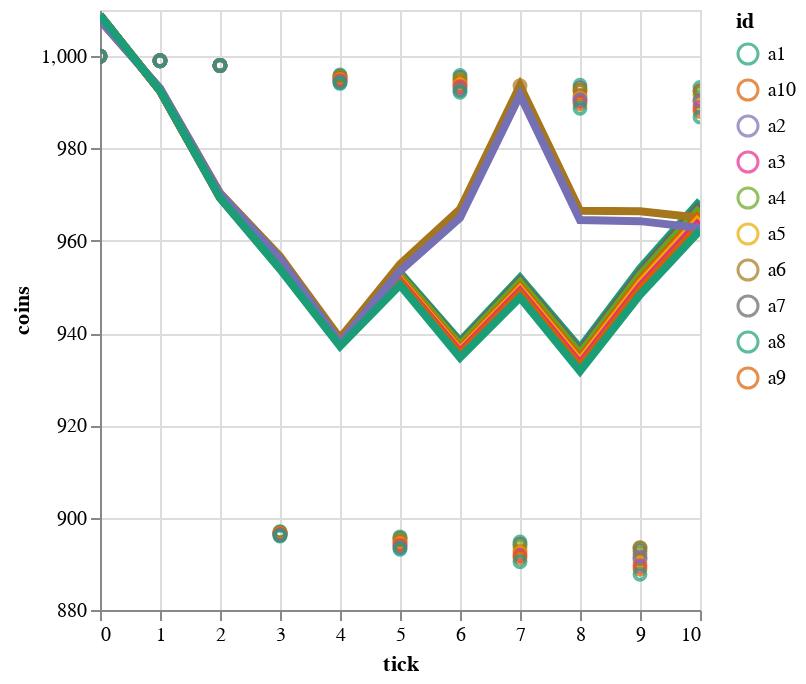

Notebook code cell kept with this figure:
### Code cell
analysis.plot_agents(agents)

### Figure 1 — Vega-Lite specification as saved in the notebook (floating-point values rounded to 4 significant figures)
{"config": {"view": {"continuousWidth": 300, "continuousHeight": 300}}, "layer": [{"mark": {"type": "point"}, "encoding": {"color": {"field": "id", "scale": {"scheme": "dark2"}, "type": "ordinal"}, "x": {"field": "tick", "type": "quantitative"}, "y": {"field": "coins", "scale": {"zero": false}, "type": "quantitative"}}, "name": "view_1"}, {"mark": {"type": "line", "size": 4}, "encoding": {"color": {"field": "id", "scale": {"scheme": "dark2"}, "type": "ordinal"}, "x": {"field": "tick", "type": "quantitative"}, "y": {"field": "coins", "scale": {"zero": false}, "type": "quantitative"}}, "transform": [{"loess": "coins", "on": "tick", "bandwidth": 0.5, "groupby": ["id"]}]}], "data": {"name": "data-b09f7e0bc8ae0c4c2b920e7ff1603aed"}, "params": [{"name": "param_1", "select": {"type": "interval", "encodings": ["x", "y"]}, "bind": "scales", "views": ["view_1"]}], "$schema": "https://vega.github.io/schema/vega-lite/v5.8.0.json", "datasets": {"data-b09f7e0bc8ae0c4c2b920e7ff1603aed": [{"behavior": "Exhaustive", "cargo": null, "coins": 1000.0, "id": "a8", "pos": "la", "tick": 0}, {"behavior": "Exhaustive", "cargo": null, "coins": 1000.0, "id": "a7", "pos": "la", "tick": 0}, {"behavior": "Exhaustive", "cargo": null, "coins": 1000.0, "id": "a4", "pos": "la", "tick": 0}, {"behavior": "Exhaustive", "cargo": null, "coins": 1000.0, "id": "a6", "pos": "la", "tick": 0}, {"behavior": "Exhaustive", "cargo": null, "coins": 1000.0, "id": "a9", "pos": "la", "tick": 0}, {"behavior": "Exhaustive", "cargo": null, "coins": 1000.0, "id": "a5", "pos": "la", "tick": 0}, {"behavior": "Exhaustive", "cargo": null, "coins": 1000.0, "id": "a3", "pos": "la", "tick": 0}, {"behavior": "Exhaustive", "cargo": null, "coins": 1000.0, "id": "a10", "pos": "la", "tick": 0}, {"behavior": "Exhaustive", "cargo": null, "coins": 1000.0, "id": "a2", "pos": "la", "tick": 0}, {"behavior": "Exhaustive", "cargo": null, "coins": 1000.0, "id": "a1", "pos": "la", "tick": 0}, {"behavior": "Exhaustive", "cargo": null, "coins": 999.0, "id": "a8", "pos": "m1", "tick": 1}, {"behavior": "Exhaustive", "cargo": null, "coins": 999.0, "id": "a7", "pos": "m1", "tick": 1}, {"behavior": "Exhaustive", "cargo": null, "coins": 999.0, "id": "a4", "pos": "m1", "tick": 1}, {"behavior": "Exhaustive", "cargo": null, "coins": 999.0, "id": "a6", "pos": "m1", "tick": 1}, {"behavior": "Exhaustive", "cargo": null, "coins": 999.0, "id": "a9", "pos": "m1", "tick": 1}, {"behavior": "Exhaustive", "cargo": null, "coins": 999.0, "id": "a5", "pos": "m1", "tick": 1}, {"behavior": "Exhaustive", "cargo": null, "coins": 999.0, "id": "a3", "pos": "m1", "tick": 1}, {"behavior": "Exhaustive", "cargo": null, "coins": 999.0, "id": "a10", "pos": "m1", "tick": 1}, {"behavior": "Exhaustive", "cargo": null, "coins": 999.0, "id": "a2", "pos": "m1", "tick": 1}, {"behavior": "Exhaustive", "cargo": null, "coins": 999.0, "id": "a1", "pos": "m1", "tick": 1}, {"behavior": "Exhaustive", "cargo": null, "coins": 998.0, "id": "a8", "pos": "m2", "tick": 2}, {"behavior": "Exhaustive", "cargo": null, "coins": 998.0, "id": "a7", "pos": "m2", "tick": 2}, {"behavior": "Exhaustive", "cargo": null, "coins": 998.0, "id": "a4", "pos": "m2", "tick": 2}, {"behavior": "Exhaustive", "cargo": null, "coins": 998.0, "id": "a6", "pos": "m2", "tick": 2}, {"behavior": "Exhaustive", "cargo": null, "coins": 998.0, "id": "a9", "pos": "m2", "tick": 2}, {"behavior": "Exhaustive", "cargo": null, "coins": 998.0, "id": "a5", "pos": "m2", "tick": 2}, {"behavior": "Exhaustive", "cargo": null, "coins": 998.0, "id": "a3", "pos": "m2", "tick": 2}, {"behavior": "Exhaustive", "cargo": null, "coins": 998.0, "id": "a10", "pos": "m2", "tick": 2}, {"behavior": "Exhaustive", "cargo": null, "coins": 998.0, "id": "a2", "pos": "m2", "tick": 2}, {"behavior": "Exhaustive", "cargo": null, "coins": 998.0, "id": "a1", "pos": "m2", "tick": 2}, {"behavior": "Exhaustive", "cargo": "Wheat", "coins": 896.9, "id": "a8", "pos": "m3", "tick": 3}, {"behavior": "Exhaustive", "cargo": "Wheat", "coins": 896.8, "id": "a7", "pos": "m3", "tick": 3}, {"behavior": "Exhaustive", "cargo": "Wheat", "coins": 896.7, "id": "a4", "pos": "m3", "tick": 3}, {"behavior": "Exhaustive", "cargo": "Wheat", "coins": 896.6, "id": "a6", "pos": "m3", "tick": 3}, {"behavior": "Exhaustive", "cargo": "Wheat", "coins": 896.5, "id": "a9", "pos": "m3", "tick": 3}, {"behavior": "Exhaustive", "cargo": "Wheat", "coins": 896.4, "id": "a5", "pos": "m3", "tick": 3}, {"behavior": "Exhaustive", "cargo": "Wheat", "coins": 896.3, "id": "a3", "pos": "m3", "tick": 3}, {"behavior": "Exhaustive", "cargo": "Wheat", "coins": 896.2, "id": "a10", "pos": "m3", "tick": 3}, {"behavior": "Exhaustive", "cargo": "Wheat", "coins": 896.1, "id": "a2", "pos": "m3", "tick": 3}, {"behavior": "Exhaustive", "cargo": "Wheat", "coins": 896.0, "id": "a1", "pos": "m3", "tick": 3}, {"behavior": "Exhaustive", "cargo": null, "coins": 995.9, "id": "a8", "pos": "m3", "tick": 4}, {"behavior": "Exhaustive", "cargo": null, "coins": 995.7, "id": "a7", "pos": "m3", "tick": 4}, {"behavior": "Exhaustive", "cargo": null, "coins": 995.5, "id": "a4", "pos": "m3", "tick": 4}, {"behavior": "Exhaustive", "cargo": null, "coins": 995.3, "id": "a6", "pos": "m3", "tick": 4}, {"behavior": "Exhaustive", "cargo": null, "coins": 995.1, "id": "a9", "pos": "m3", "tick": 4}, {"behavior": "Exhaustive", "cargo": null, "coins": 994.9, "id": "a5", "pos": "m3", "tick": 4}, {"behavior": "Exhaustive", "cargo": null, "coins": 994.7, "id": "a3", "pos": "m3", "tick": 4}, {"behavior": "Exhaustive", "cargo": null, "coins": 994.5, "id": "a10", "pos": "m3", "tick": 4}, {"behavior": "Exhaustive", "cargo": null, "coins": 994.3, "id": "a2", "pos": "m3", "tick": 4}, {"behavior": "Exhaustive", "cargo": null, "coins": 994.1, "id": "a1", "pos": "m3", "tick": 4}, {"behavior": "Exhaustive", "cargo": "Wheat", "coins": 895.8, "id": "a8", "pos": "m2", "tick": 5}, {"behavior": "Exhaustive", "cargo": "Wheat", "coins": 895.5, "id": "a7", "pos": "m2", "tick": 5}, {"behavior": "Exhaustive", "cargo": "Wheat", "coins": 895.2, "id": "a4", "pos": "m2", "tick": 5}, {"behavior": "Exhaustive", "cargo": "Wheat", "coins": 894.9, "id": "a6", "pos": "m2", "tick": 5}, {"behavior": "Exhaustive", "cargo": "Wheat", "coins": 894.6, "id": "a9", "pos": "m2", "tick": 5}, {"behavior": "Exhaustive", "cargo": "Wheat", "coins": 894.3, "id": "a5", "pos": "m2", "tick": 5}, {"behavior": "Exhaustive", "cargo": "Wheat", "coins": 894.0, "id": "a3", "pos": "m2", "tick": 5}, {"behavior": "Exhaustive", "cargo": "Wheat", "coins": 893.7, "id": "a10", "pos": "m2", "tick": 5}, {"behavior": "Exhaustive", "cargo": "Wheat", "coins": 893.4, "id": "a2", "pos": "m2", "tick": 5}, {"behavior": "Exhaustive", "cargo": "Wheat", "coins": 893.1, "id": "a1", "pos": "m2", "tick": 5}, {"behavior": "Exhaustive", "cargo": null, "coins": 995.8, "id": "a8", "pos": "m2", "tick": 6}, {"behavior": "Exhaustive", "cargo": null, "coins": 995.4, "id": "a7", "pos": "m2", "tick": 6}, {"behavior": "Exhaustive", "cargo": null, "coins": 995.0, "id": "a4", "pos": "m2", "tick": 6}, {"behavior": "Exhaustive", "cargo": null, "coins": 994.6, "id": "a6", "pos": "m2", "tick": 6}, {"behavior": "Exhaustive", "cargo": null, "coins": 994.2, "id": "a9", "pos": "m2", "tick": 6}, {"behavior": "Exhaustive", "cargo": null, "coins": 993.8, "id": "a5", "pos": "m2", "tick": 6}, {"behavior": "Exhaustive", "cargo": null, "coins": 993.4, "id": "a3", "pos": "m2", "tick": 6}, {"behavior": "Exhaustive", "cargo": null, "coins": 993.0, "id": "a10", "pos": "m2", "tick": 6}, {"behavior": "Exhaustive", "cargo": null, "coins": 992.6, "id": "a2", "pos": "m2", "tick": 6}, {"behavior": "Exhaustive", "cargo": null, "coins": 992.2, "id": "a1", "pos": "m2", "tick": 6}, {"behavior": "Exhaustive", "cargo": "Wheat", "coins": 894.8, "id": "a8", "pos": "m3", "tick": 7}, {"behavior": "Exhaustive", "cargo": "Wheat", "coins": 894.2, "id": "a7", "pos": "m3", "tick": 7}, {"behavior": "Exhaustive", "cargo": "Wheat", "coins": 893.7, "id": "a4", "pos": "m3", "tick": 7}, {"behavior": "Exhaustive", "cargo": null, "coins": 993.6, "id": "a6", "pos": "m3", "tick": 7}, {"behavior": "Exhaustive", "cargo": "Wheat", "coins": 892.8, "id": "a9", "pos": "m3", "tick": 7}, {"behavior": "Exhaustive", "cargo": "Wheat", "coins": 892.3, "id": "a5", "pos": "m3", "tick": 7}, {"behavior": "Exhaustive", "cargo": "Wheat", "coins": 891.8, "id": "a3", "pos": "m3", "tick": 7}, {"behavior": "Exhaustive", "cargo": "Wheat", "coins": 891.3, "id": "a10", "pos": "m3", "tick": 7}, {"behavior": "Exhaustive", "cargo": null, "coins": 991.6, "id": "a2", "pos": "m3", "tick": 7}, {"behavior": "Exhaustive", "cargo": "Wheat", "coins": 890.4, "id": "a1", "pos": "m3", "tick": 7}, {"behavior": "Exhaustive", "cargo": null, "coins": 993.7, "id": "a8", "pos": "m3", "tick": 8}, {"behavior": "Exhaustive", "cargo": null, "coins": 993.1, "id": "a7", "pos": "m3", "tick": 8}, {"behavior": "Exhaustive", "cargo": null, "coins": 992.5, "id": "a4", "pos": "m3", "tick": 8}, {"behavior": "Exhaustive", "cargo": null, "coins": 992.6, "id": "a6", "pos": "ra", "tick": 8}, {"behavior": "Exhaustive", "cargo": null, "coins": 991.5, "id": "a9", "pos": "m3", "tick": 8}, {"behavior": "Exhaustive", "cargo": null, "coins": 990.9, "id": "a5", "pos": "m3", "tick": 8}, {"behavior": "Exhaustive", "cargo": null, "coins": 990.3, "id": "a3", "pos": "m3", "tick": 8}, {"behavior": "Exhaustive", "cargo": null, "coins": 989.7, "id": "a10", "pos": "m3", "tick": 8}, {"behavior": "Exhaustive", "cargo": null, "coins": 990.6, "id": "a2", "pos": "ra", "tick": 8}, {"behavior": "Exhaustive", "cargo": null, "coins": 988.7, "id": "a1", "pos": "m3", "tick": 8}, {"behavior": "Exhaustive", "cargo": "Wheat", "coins": 893.4, "id": "a8", "pos": "m2", "tick": 9}, {"behavior": "Exhaustive", "cargo": "Wheat", "coins": 892.7, "id": "a7", "pos": "m2", "tick": 9}, {"behavior": "Exhaustive", "cargo": "Wheat", "coins": 892.0, "id": "a4", "pos": "m2", "tick": 9}, {"behavior": "Exhaustive", "cargo": "Wheat", "coins": 893.5, "id": "a6", "pos": "m3", "tick": 9}, {"behavior": "Exhaustive", "cargo": "Wheat", "coins": 890.9, "id": "a9", "pos": "m2", "tick": 9}, {"behavior": "Exhaustive", "cargo": "Wheat", "coins": 890.2, "id": "a5", "pos": "m2", "tick": 9}, {"behavior": "Exhaustive", "cargo": "Wheat", "coins": 889.5, "id": "a3", "pos": "m2", "tick": 9}, {"behavior": "Exhaustive", "cargo": "Wheat", "coins": 888.8, "id": "a10", "pos": "m2", "tick": 9}, {"behavior": "Exhaustive", "cargo": "Wheat", "coins": 891.4, "id": "a2", "pos": "m3", "tick": 9}, {"behavior": "Exhaustive", "cargo": "Wheat", "coins": 887.7, "id": "a1", "pos": "m2", "tick": 9}, {"behavior": "Exhaustive", "cargo": null, "coins": 993.2, "id": "a8", "pos": "m2", "tick": 10}, {"behavior": "Exhaustive", "cargo": null, "coins": 992.4, "id": "a7", "pos": "m2", "tick": 10}, {"behavior": "Exhaustive", "cargo": null, "coins": 991.6, "id": "a4", "pos": "m2", "tick": 10}, {"behavior": "Exhaustive", "cargo": null, "coins": 992.5, "id": "a6", "pos": "m3", "tick": 10}, {"behavior": "Exhaustive", "cargo": null, "coins": 990.4, "id": "a9", "pos": "m2", "tick": 10}, {"behavior": "Exhaustive", "cargo": null, "coins": 989.6, "id": "a5", "pos": "m2", "tick": 10}, {"behavior": "Exhaustive", "cargo": null, "coins": 988.8, "id": "a3", "pos": "m2", "tick": 10}, {"behavior": "Exhaustive", "cargo": null, "coins": 988.0, "id": "a10", "pos": "m2", "tick": 10}, {"behavior": "Exhaustive", "cargo": null, "coins": 990.3, "id": "a2", "pos": "m3", "tick": 10}, {"behavior": "Exhaustive", "cargo": null, "coins": 986.8, "id": "a1", "pos": "m2", "tick": 10}]}}
